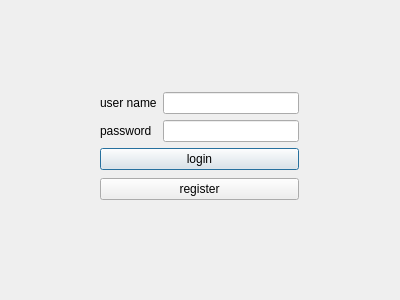
<?xml version="1.0" encoding="UTF-8"?>
<ui version="4.0">
 <class>Dialog</class>
 <widget class="QDialog" name="Dialog">
  <property name="geometry">
   <rect>
    <x>0</x>
    <y>0</y>
    <width>400</width>
    <height>300</height>
   </rect>
  </property>
  <property name="windowTitle">
   <string>Dialog</string>
  </property>
  <widget class="QWidget" name="">
   <property name="geometry">
    <rect>
     <x>100</x>
     <y>90</y>
     <width>199</width>
     <height>112</height>
    </rect>
   </property>
   <layout class="QGridLayout" name="gridLayout">
    <item row="0" column="0">
     <layout class="QGridLayout" name="gridLayout_2">
      <item row="0" column="0">
       <layout class="QGridLayout" name="gridLayout_3">
        <item row="0" column="0">
         <layout class="QGridLayout" name="gridLayout_4">
          <item row="0" column="0">
           <widget class="QLabel" name="label">
            <property name="text">
             <string>user name</string>
            </property>
           </widget>
          </item>
          <item row="1" column="0">
           <widget class="QLabel" name="label_2">
            <property name="text">
             <string>password</string>
            </property>
           </widget>
          </item>
         </layout>
        </item>
        <item row="0" column="1">
         <layout class="QVBoxLayout" name="verticalLayout_2">
          <item>
           <widget class="QLineEdit" name="txt_name"/>
          </item>
          <item>
           <widget class="QLineEdit" name="txt_password"/>
          </item>
         </layout>
        </item>
       </layout>
      </item>
      <item row="1" column="0">
       <widget class="QPushButton" name="btn_login">
        <property name="text">
         <string>login</string>
        </property>
       </widget>
      </item>
     </layout>
    </item>
    <item row="1" column="0">
     <widget class="QPushButton" name="btn_register">
      <property name="text">
       <string>register</string>
      </property>
     </widget>
    </item>
   </layout>
  </widget>
 </widget>
 <resources/>
 <connections/>
</ui>
